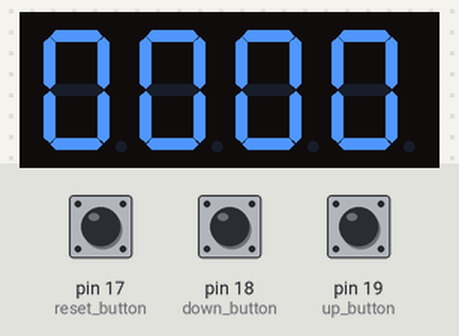
The sketch below on a simulated Arduino Uno, built with avr-gcc and run on an emulated ATmega328P. Parts: 4-digit seven-segment display. Wiring (inferred from the names in the program): 4-digit 7-segment display, segments lit when HIGH: segments pin 3, pin 7, pin 10, pin 12, pin 13, pin 4, pin 9; digit selects pin 8, pin 6, pin 5, pin 2. The inputs (shaded band) are chosen by the test bench; at power-on: pin 19 (up_button) HIGH, pin 17 (reset_button) HIGH, pin 18 (down_button) HIGH. The segment pins are drawn as the display they are named for.

Above: at 1.2 s.
1.3 s: pin 19 (up_button) pulled LOW for 0.15 s
At 1.8 s:
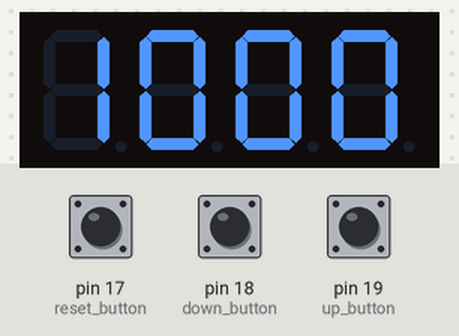
2.9 s: pin 19 (up_button) pulled LOW for 1 s
At 4.3 s:
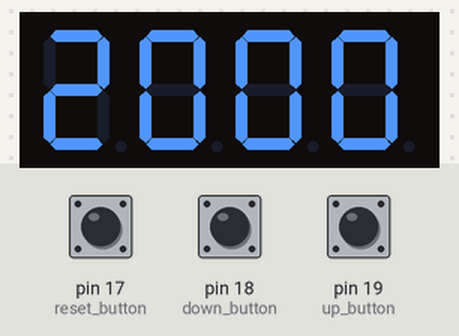
Timing chart, 0 to 5.9 s (numbered marks = the images above; inputs shaded):
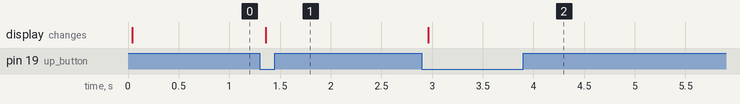

The sketch:

7seg_counter.ino
```cpp
// LEDをオン・オフする際の出力
#define DIGIT_ON LOW
#define DIGIT_OFF HIGH
#define SEGMENT_ON HIGH
#define SEGMENT_OFF LOW

const int up_button = 19;
const int down_button = 18;
const int reset_button = 17;

int old_val1 = 1;
int old_val2 = 1;
int old_val3 = 1;
int up = 0;
int down = 0;
int reset = 0;
int i = 0;

const int digitPins[] = {8, 6, 5, 2};                                        // ディジット(コモン)に接続するArduinoのピン
const int segmentPins[] = {3,7,10,12,13,4,9};                                // セグメントピンに接続するArduinoのピン
const int numberOfDigitPins = sizeof(digitPins) / sizeof(digitPins[0]);        // ディジットの数
const int numberOfSegmentPins = sizeof(segmentPins) / sizeof(segmentPins[0]);  // セグメントの数

// 数字と表示させるセグメントの関係
const int digits[] = {
    0b00111111,  // 0
    0b00000110,  // 1
    0b01011011,  // 2
    0b01001111,  // 3
    0b01100110,  // 4
    0b01101101,  // 5
    0b01111101,  // 6
    0b00100111,  // 7
    0b01111111,  // 8
    0b01101111,  // 9
};

// 数字を表示する
void displayNumber(int n) {
  // digits[n]の各ビットを調べて対応するセグメントを点灯・消灯する
  for (int i = 0; i < numberOfSegmentPins; i++) {
    digitalWrite(segmentPins[i], digits[n] & (1 << i) ? SEGMENT_ON : SEGMENT_OFF);
  }
}

// セグメントをすべてオフにする
void clearSegments() {
  for (int j = 0; j < numberOfSegmentPins; j++) {
    digitalWrite(segmentPins[j], SEGMENT_OFF);
  }
}

// 4桁の数字を表示する
void displayNumbers(int n) {
  for (int i = 0; i < numberOfDigitPins; i++) {  // 右の桁からディジットを選択する
    digitalWrite(digitPins[i], DIGIT_ON);        // ディジットをオンにする
    displayNumber(n % 10);                       // 10で割った余りを求めて、1の位を求め、表示する
    delay(1);
    clearSegments();                        // セグメントをすべてオフにする
    digitalWrite(digitPins[i], DIGIT_OFF);  // ディジットをオフにする
    n /= 10;                                // 10で割り、次に表示する数字を、1の位に移す
  }
}

// setup()　は，最初に一度だけ実行される
void setup() {
  pinMode(up_button, INPUT_PULLUP );
  pinMode(down_button, INPUT_PULLUP );
  pinMode(reset_button, INPUT_PULLUP );

  for (int i = 0; i < numberOfDigitPins; i++) {
    pinMode(digitPins[i], OUTPUT);  // digitPinsを出力モードに設定する
    digitalWrite(digitPins[i], DIGIT_OFF);
  }
  for (int i = 0; i < numberOfSegmentPins; i++) {
    pinMode(segmentPins[i], OUTPUT);  // segmentPinsを出力モードに設定する
  }
  Serial.begin( 9600 );
}

void loop() {
  up = digitalRead(up_button);
  down = digitalRead(down_button);
  reset = digitalRead(reset_button);
  if((up == 0) && (old_val1 == 1)){
    if(i == 99){
      i = 0;
      } else{
        i++;
      }
  }else if((i != 0) && (down == 0) &&(old_val2 == 1)){
    i--;
  }else if((reset == 0) &&(old_val3 == 1)){
    i = 0;
  }
  displayNumbers(i);
  old_val1 = up;
  old_val2 = down;
  old_val3 = reset;
}
```

Measured:
- after the input at 1.3 s, the display: changes after 0.06 s (image 1)
- after the input at 2.9 s, the display: changes after 0.06 s (image 2)
